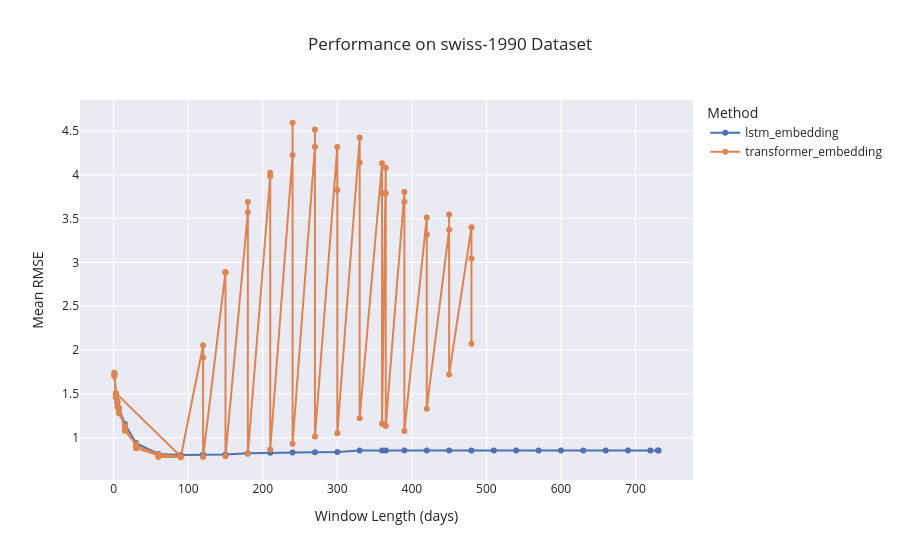
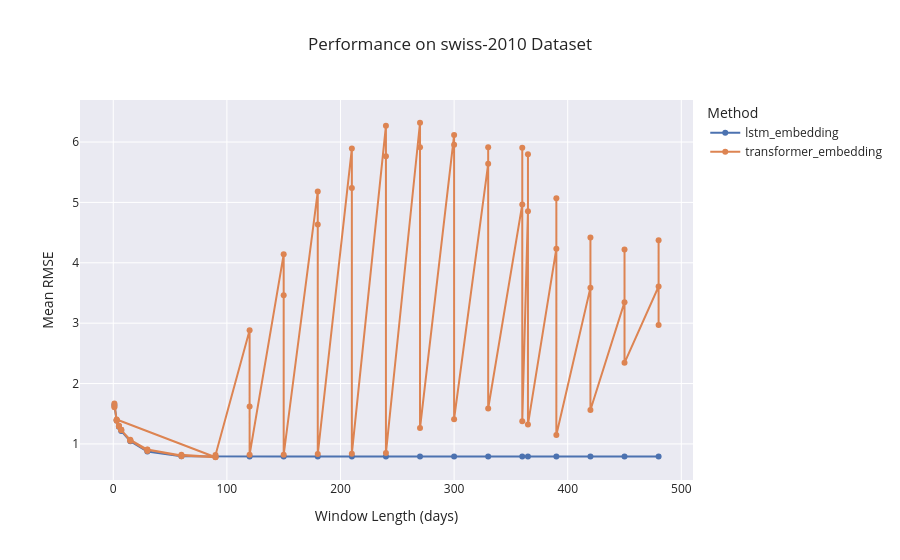
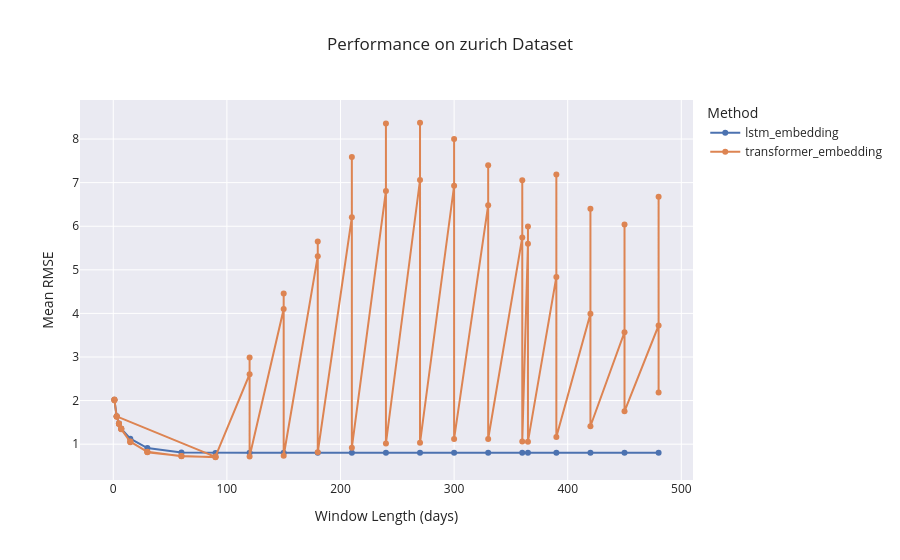

These figures' notebook cell, in order:
### Code cell
# Plot results from CSV using Plotly (interactive in Jupyter Notebook):

%matplotlib inline


from pathlib import Path

import plotly.io as pio
from IPython.display import Image, display

# Set up Plotly template similar to Seaborn style:
print(pio.templates)
pio.templates.default = "seaborn"

# -----------------------
# Plotting function
# -----------------------


import plotly.express as px


def plot_results_from_csv_plotly(
        dump_dir: Path, graph_name: str, methods: list,
        xlog=False, ylog=False, if_interactive: bool | str = 'both'
):
    import pandas as pd

    # Merge all methods' data into a single DataFrame for plotting:
    df_all = pd.DataFrame()
    for m in methods:
        df_res = read_results_from_csv(dump_dir, graph_name, m)
        if df_res.empty:
            print(f"{ISSUE_TAG} No results to plot for method='{m}' on graph='{graph_name}'. Skipping...")
            continue
        if 'window_len' not in df_res.columns or 'RMSE_Mean' not in df_res.columns:
            print(
                f"{ISSUE_TAG} Missing required columns in results for method='{m}' on graph='{graph_name}'. Skipping..."
            )
            continue
        df_res = df_res[['window_len', 'RMSE_Mean']].copy()
        df_res['method'] = m
        df_all = pd.concat([df_all, df_res], ignore_index=True)

    if df_all.empty:
        print(f"{ISSUE_TAG} No valid data to plot for graph='{graph_name}'.")
        return

    fig = px.line(
        df_all, x='window_len', y='RMSE_Mean', color='method',
        markers=True,
        log_x=xlog,
        log_y=ylog,
        template='seaborn',
        title=f'Performance on {graph_name} Dataset',
        labels={'window_len': 'Window Length (days)', 'RMSE_Mean': 'Mean RMSE', 'method': 'Method'}
    )

    fig.update_layout(hovermode='x unified')

    if str(if_interactive).lower() in ['true', 'both']:
        fig.show()

    if str(if_interactive).lower() in ['false', 'both']:
        # Plotly generates interactive HTML by default, which can not be shown in static platforms like GitHub.
        # Here we convert the figure to a static PNG image for display.
        png_bytes = pio.to_image(fig, format='png')
        display(Image(png_bytes))


for graph_name in GRAPH_NAMES[0:]:
    print()
    print(f'{INFO_TAG} ================= Plotting results for graph="{graph_name}" =================')
    plot_results_from_csv_plotly(DUMP_DIR, graph_name, METHODS[0:2], if_interactive='both')

### Figure 1 — Plotly figure (JSON) as saved in the notebook; plotly's stock layout.template omitted (floating-point values rounded to 4 significant figures)
{"data": [{"hovertemplate": "Method=lstm_embedding<br>Window Length (days)=%{x}<br>Mean RMSE=%{y}<extra></extra>", "legendgroup": "lstm_embedding", "line": {"color": "rgb(76,114,176)", "dash": "solid"}, "marker": {"symbol": "circle"}, "mode": "lines+markers", "name": "lstm_embedding", "orientation": "v", "showlegend": true, "x": [1, 3, 5, 7, 15, 30, 60, 90, 120, 150, 180, 210, 240, 270, 300, 330, 360, 365, 390, 420, 450, 480, 510, 540, 570, 600, 630, 660, 690, 720, 730, 731], "xaxis": "x", "y": [1.722, 1.497, 1.399, 1.337, 1.155, 0.937, 0.8126, 0.8022, 0.8048, 0.8081, 0.8199, 0.827, 0.8312, 0.8335, 0.8342, 0.8517, 0.8519, 0.8519, 0.8519, 0.8518, 0.8518, 0.8518, 0.8518, 0.8518, 0.8518, 0.8518, 0.8518, 0.8518, 0.8518, 0.8518, 0.8518, 0.8518], "yaxis": "y", "type": "scatter"}, {"hovertemplate": "Method=transformer_embedding<br>Window Length (days)=%{x}<br>Mean RMSE=%{y}<extra></extra>", "legendgroup": "transformer_embedding", "line": {"color": "rgb(221,132,82)", "dash": "solid"}, "marker": {"symbol": "circle"}, "mode": "lines+markers", "name": "transformer_embedding", "orientation": "v", "showlegend": true, "x": [1, 1, 1, 3, 5, 7, 15, 30, 60, 90, 3, 3, 5, 5, 7, 7, 15, 15, 30, 30, 60, 60, 90, 90, 120, 120, 120, 150, 150, 150, 180, 180, 180, 210, 210, 210, 240, 240, 240, 270, 270, 270, 300, 300, 300, 330, 330, 330, 360, 360, 360, 365, 365, 365, 390, 390, 390, 420, 420, 420, 450, 450, 450, 480, 480, 480], "xaxis": "x", "y": [1.736, 1.739, 1.702, 1.502, 1.418, 1.322, 1.12, 0.9084, 0.8078, 0.784, 1.508, 1.457, 1.412, 1.35, 1.338, 1.279, 1.135, 1.078, 0.9278, 0.8771, 0.7987, 0.7798, 0.7776, 0.7757, 2.054, 1.915, 0.7782, 2.892, 2.881, 0.7883, 3.571, 3.69, 0.8162, 3.983, 4.024, 0.863, 4.222, 4.594, 0.9294, 4.32, 4.517, 1.012, 4.318, 3.826, 1.049, 4.426, 4.141, 1.222, 4.131, 3.786, 1.157, 4.081, 3.789, 1.133, 3.804, 3.693, 1.075, 3.514, 3.32, 1.33, 3.373, 3.548, 1.72, 3.402, 3.045, 2.072], "yaxis": "y", "type": "scatter"}], "layout": {"xaxis": {"anchor": "y", "domain": [0.0, 1.0], "title": {"text": "Window Length (days)"}}, "yaxis": {"anchor": "x", "domain": [0.0, 1.0], "title": {"text": "Mean RMSE"}}, "legend": {"title": {"text": "Method"}, "tracegroupgap": 0}, "title": {"text": "Performance on swiss-1990 Dataset"}, "hovermode": "x unified"}}

### Figure 2 — Plotly figure (JSON) as saved in the notebook; plotly's stock layout.template omitted (floating-point values rounded to 4 significant figures)
{"data": [{"hovertemplate": "Method=lstm_embedding<br>Window Length (days)=%{x}<br>Mean RMSE=%{y}<extra></extra>", "legendgroup": "lstm_embedding", "line": {"color": "rgb(76,114,176)", "dash": "solid"}, "marker": {"symbol": "circle"}, "mode": "lines+markers", "name": "lstm_embedding", "orientation": "v", "showlegend": true, "x": [1, 3, 5, 7, 15, 30, 60, 90, 120, 150, 180, 210, 240, 270, 300, 330, 360, 365, 390, 420, 450, 480], "xaxis": "x", "y": [1.646, 1.388, 1.285, 1.215, 1.043, 0.8755, 0.7939, 0.7892, 0.7898, 0.7903, 0.7906, 0.7906, 0.7906, 0.7906, 0.7906, 0.7906, 0.7906, 0.7906, 0.7906, 0.7906, 0.7906, 0.7906], "yaxis": "y", "type": "scatter"}, {"hovertemplate": "Method=transformer_embedding<br>Window Length (days)=%{x}<br>Mean RMSE=%{y}<extra></extra>", "legendgroup": "transformer_embedding", "line": {"color": "rgb(221,132,82)", "dash": "solid"}, "marker": {"symbol": "circle"}, "mode": "lines+markers", "name": "transformer_embedding", "orientation": "v", "showlegend": true, "x": [1, 1, 1, 3, 5, 7, 15, 30, 60, 90, 3, 3, 5, 5, 7, 7, 15, 15, 30, 30, 60, 60, 90, 90, 120, 120, 120, 150, 150, 150, 180, 180, 180, 210, 210, 210, 240, 240, 240, 270, 270, 270, 300, 300, 300, 330, 330, 330, 360, 360, 360, 365, 365, 365, 390, 390, 390, 420, 420, 420, 450, 450, 450, 480, 480, 480], "xaxis": "x", "y": [1.609, 1.629, 1.668, 1.383, 1.289, 1.229, 1.067, 0.9064, 0.808, 0.7792, 1.395, 1.404, 1.299, 1.302, 1.233, 1.233, 1.051, 1.059, 0.8828, 0.9015, 0.7974, 0.8208, 0.7837, 0.8148, 2.882, 1.622, 0.8205, 4.14, 3.463, 0.819, 5.179, 4.635, 0.8319, 5.891, 5.238, 0.8387, 6.268, 5.763, 0.8491, 6.32, 5.915, 1.262, 6.116, 5.955, 1.41, 5.639, 5.915, 1.587, 4.967, 5.905, 1.375, 4.853, 5.8, 1.32, 4.234, 5.068, 1.147, 3.588, 4.419, 1.561, 3.348, 4.221, 2.343, 3.608, 4.372, 2.97], "yaxis": "y", "type": "scatter"}], "layout": {"xaxis": {"anchor": "y", "domain": [0.0, 1.0], "title": {"text": "Window Length (days)"}}, "yaxis": {"anchor": "x", "domain": [0.0, 1.0], "title": {"text": "Mean RMSE"}}, "legend": {"title": {"text": "Method"}, "tracegroupgap": 0}, "title": {"text": "Performance on swiss-2010 Dataset"}, "hovermode": "x unified"}}

### Figure 3 — Plotly figure (JSON) as saved in the notebook; plotly's stock layout.template omitted (floating-point values rounded to 4 significant figures)
{"data": [{"hovertemplate": "Method=lstm_embedding<br>Window Length (days)=%{x}<br>Mean RMSE=%{y}<extra></extra>", "legendgroup": "lstm_embedding", "line": {"color": "rgb(76,114,176)", "dash": "solid"}, "marker": {"symbol": "circle"}, "mode": "lines+markers", "name": "lstm_embedding", "orientation": "v", "showlegend": true, "x": [1, 3, 5, 7, 15, 30, 60, 90, 120, 150, 180, 210, 240, 270, 300, 330, 360, 365, 390, 420, 450, 480], "xaxis": "x", "y": [2.018, 1.64, 1.472, 1.355, 1.126, 0.9101, 0.8101, 0.7983, 0.8004, 0.8005, 0.8004, 0.8004, 0.8003, 0.8003, 0.8003, 0.8003, 0.8003, 0.8003, 0.8003, 0.8003, 0.8003, 0.8003], "yaxis": "y", "type": "scatter"}, {"hovertemplate": "Method=transformer_embedding<br>Window Length (days)=%{x}<br>Mean RMSE=%{y}<extra></extra>", "legendgroup": "transformer_embedding", "line": {"color": "rgb(221,132,82)", "dash": "solid"}, "marker": {"symbol": "circle"}, "mode": "lines+markers", "name": "transformer_embedding", "orientation": "v", "showlegend": true, "x": [1, 1, 1, 3, 5, 7, 15, 30, 60, 90, 3, 3, 5, 5, 7, 7, 15, 15, 30, 30, 60, 60, 90, 90, 120, 120, 120, 150, 150, 150, 180, 180, 180, 210, 210, 210, 240, 240, 240, 270, 270, 270, 300, 300, 300, 330, 330, 330, 360, 360, 360, 365, 365, 365, 390, 390, 390, 420, 420, 420, 450, 450, 450, 480, 480, 480], "xaxis": "x", "y": [2.005, 2.013, 2.024, 1.628, 1.46, 1.342, 1.058, 0.8254, 0.7239, 0.7074, 1.636, 1.642, 1.467, 1.473, 1.353, 1.359, 1.046, 1.059, 0.8216, 0.8142, 0.7296, 0.7272, 0.6996, 0.7196, 2.605, 2.988, 0.7156, 4.1, 4.457, 0.7345, 5.312, 5.65, 0.8143, 6.206, 7.586, 0.9187, 6.811, 8.357, 1.016, 7.061, 8.374, 1.032, 6.929, 8.0, 1.121, 6.484, 7.401, 1.119, 5.744, 7.058, 1.061, 5.598, 5.995, 1.057, 4.835, 7.186, 1.164, 3.991, 6.399, 1.411, 3.569, 6.041, 1.754, 3.723, 6.679, 2.187], "yaxis": "y", "type": "scatter"}], "layout": {"xaxis": {"anchor": "y", "domain": [0.0, 1.0], "title": {"text": "Window Length (days)"}}, "yaxis": {"anchor": "x", "domain": [0.0, 1.0], "title": {"text": "Mean RMSE"}}, "legend": {"title": {"text": "Method"}, "tracegroupgap": 0}, "title": {"text": "Performance on zurich Dataset"}, "hovermode": "x unified"}}
